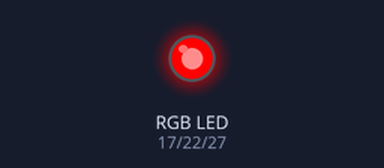
Simulated run of this program. Board: Raspberry Pi (BCM pin numbers). Parts: an RGB LED mixed from three pins (HIGH = lit).

Above: at 1.0 s.
At 3.0 s:
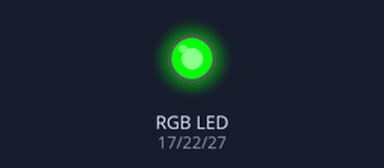
At 5.0 s:
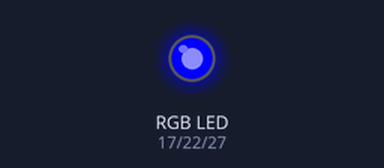
Timing chart, 0 to 7.8 s (numbered marks = the images above):
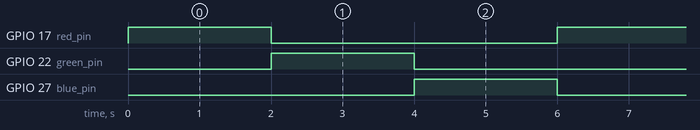

The program:

tes_led_rgb.py
```python
import RPi.GPIO as GPIO
import time

# Use Broadcom (BCM) GPIO numbering
GPIO.setmode(GPIO.BCM)

# Set up GPIO pins for the RGB LED
red_pin = 17
green_pin = 22
blue_pin = 27

# Setup all the pins as outputs
GPIO.setup(red_pin, GPIO.OUT)
GPIO.setup(green_pin, GPIO.OUT)
GPIO.setup(blue_pin, GPIO.OUT)

# Function to turn off all LEDs
def turn_off_all():
    GPIO.output(red_pin, GPIO.LOW)
    GPIO.output(green_pin, GPIO.LOW)
    GPIO.output(blue_pin, GPIO.LOW)

# Function to light up the RGB LED with specific color
def light_up_color(red, green, blue, delay=2):
    GPIO.output(red_pin, red)
    GPIO.output(green_pin, green)
    GPIO.output(blue_pin, blue)
    time.sleep(delay)
    turn_off_all()

try:
    while True:
        # Red for 2 seconds
        light_up_color(GPIO.HIGH, GPIO.LOW, GPIO.LOW)

        # Green for 2 seconds
        light_up_color(GPIO.LOW, GPIO.HIGH, GPIO.LOW)

        # Blue for 2 seconds
        light_up_color(GPIO.LOW, GPIO.LOW, GPIO.HIGH)

# Cleanup GPIO on program exit
except KeyboardInterrupt:
    print("Program interrupted. Cleaning up GPIO...")
    GPIO.cleanup()

finally:
    GPIO.cleanup()
```

Measured:
- by itself, GPIO 17 (red_pin), GPIO 22 (green_pin), GPIO 27 (blue_pin): alternates HIGH for 2.0 s and LOW for 4.0 s
- by itself, everything shown: repeats every 6.0 s, in 3 steps
